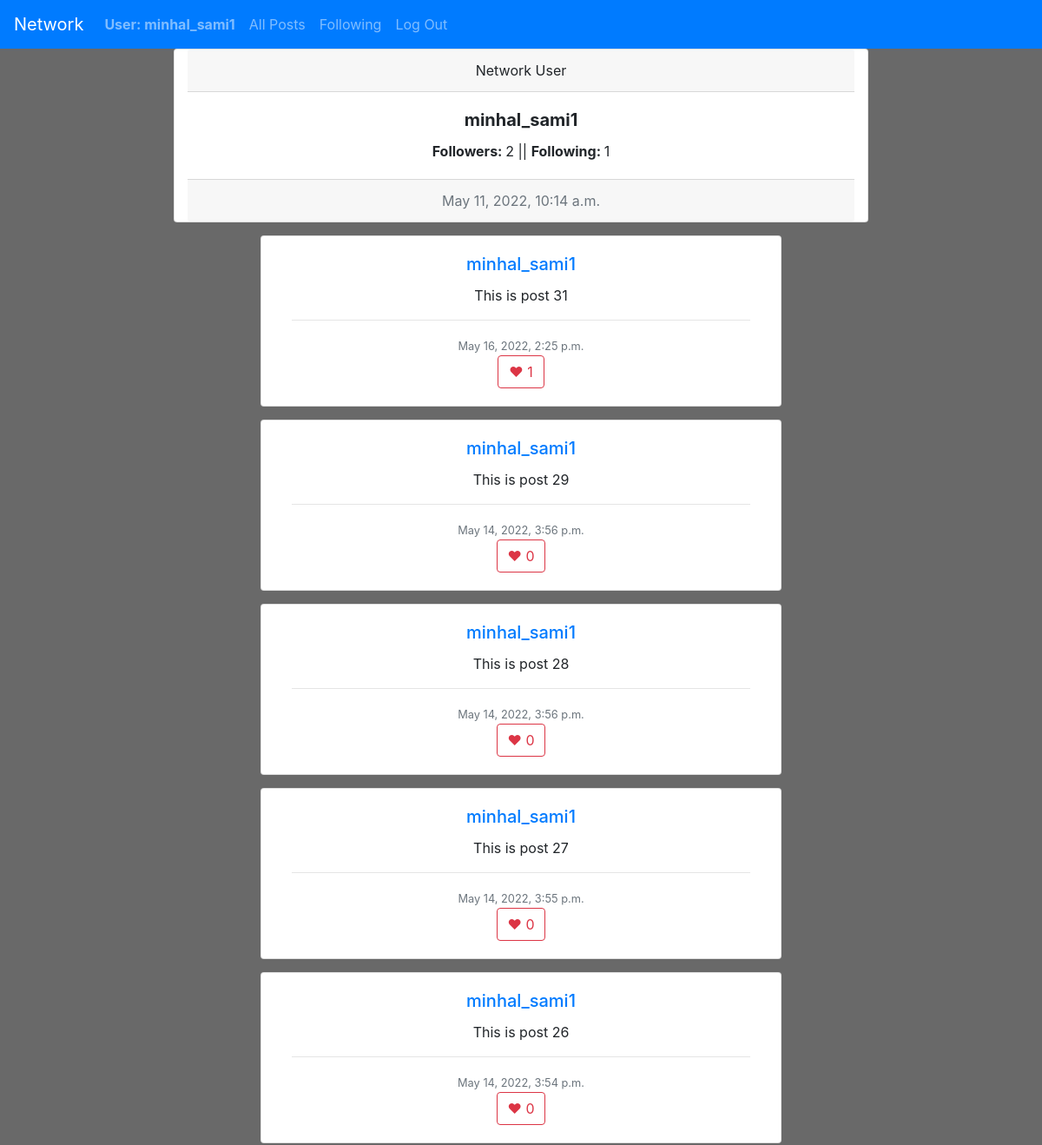
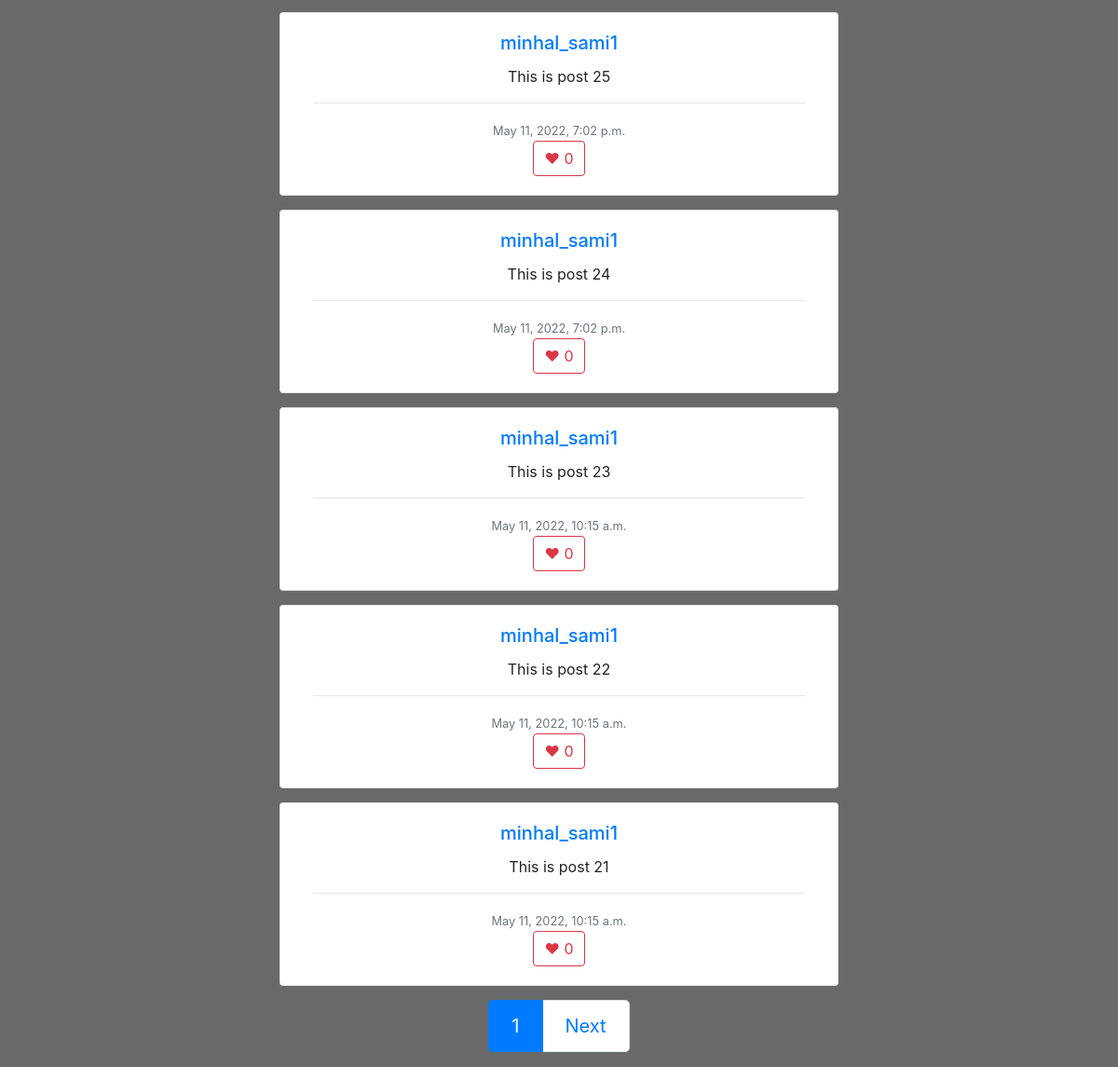
/profile/1 (signed in), run on the app's committed database (2 pictures, top to bottom).
### network/models.py (models this page shows, shortened)
class User(AbstractUser):
    pass

class Post(models.Model):
    data = models.CharField(max_length=300)
    date = models.DateTimeField(auto_now_add=True)
    owner = models.ForeignKey(
        User, on_delete=models.CASCADE, related_name="owner", null=True)
    def get_likes(self):
        likes = 0
        try:
            likes = Likes.objects.filter(liketo=self.id)
            return likes
        except Likes.DoesNotExist:
            return likes

### network/views.py (the view)
# urls.py: path("profile/<int:id>", views.get_profile, name="profile"),
def get_profile(request, id):
    user = User.objects.get(id=id)
    followers = Followers.objects.filter(following=user)
    posts = Post.objects.filter(owner=user).order_by("id").reverse()
    following = Followers.objects.filter(follower=user)
    likes_posts = {}
    for post in posts:
        like = len(post.get_likes())
        likes_posts[post.id] = like
    paginator = Paginator(posts, 10)
    page = request.GET.get('page')
    page_obj = paginator.get_page(page)
    if request.user == user:
        follow_do = "SAME"
    else:
        try:
            follow_do = Followers.objects.get(
                following=user, follower=request.user)
        except Followers.DoesNotExist:
            follow_do = "NONE"
    print(page_obj)
    return render(request, "network/user.html", {
        "followers": len(followers),
        "following": len(following),
        "page_obj": page_obj,
        "id_user": user,
        "follow_do": follow_do,
        "likes_posts": likes_posts
    })

### network/templates/network/user.html (shortened to what this page needs)
{% extends "network/layout.html" %}
{% block body %}
<div class="card text-center mx-auto col-8">
  <div class="card-header">
    Network User
  </div>
  <div class="card-body">
    <h5 class="card-title"><strong>{{id_user}}</strong></h5>
    <p class="card-text"><strong>Followers: </strong>{{followers}} || <strong>Following: </strong>{{following}} </p>
  </div>
  <div class="card-footer text-muted">
    {{id_user.date_joined}}
  </div>
</div>
{% for post in  page_obj %}
<div class="card text-center col-6 mx-auto" style="margin: 15px">
  <div class="card-body">
    {% if user.is_authenticated %}
    <h5 class="card-title"><a href = "{% url 'profile' post.owner.id %}">{{post.owner}}</a></h5>
    {% else %}
    <h5 class="card-title">{{post.owner}}</h5>
    {% endif %}
    <p class="card-text">{{post.data}}</p>
    <hr>
    <small class="text-muted">{{post.date}}</small>
    <br>
    {% if user.is_authenticated %}
     {% for like in likes_posts.items %}
      {% if like.0 == post.id %}
        <button class="btn btn-outline-danger" id = "like" data-post = "{{post.id}}" data-user="{{user.id}}" data-status = "">
          ❤
          <span id="likes">{{like.1}}</span>
        </button>
    {% endif %}
    {% endfor %}
    {% endif %}
  </div>
</div>
{% endfor %}
<nav aria-label="Paginator">
  <ul class="pagination pagination-lg justify-content-center">
    <li class="page-item active" aria-current="page">
      <a class="page-link">{{page_obj.number}} <span class="sr-only">Of {{page_obj.paginator.num_pages}}</span></a>
    </li>
    {% if page_obj.has_next %}
    <li class="page-item">
      <a class="page-link" href="?page={{ page_obj.next_page_number }}">Next</a>
    </li>
    {% endif %}
  </ul>
</nav>
{% endblock %}

### network/templates/network/layout.html (shortened to what this page needs)
{% load static %}
<!DOCTYPE html>
<html lang="en">
<head>
    <link rel="stylesheet" href="https://stackpath.bootstrapcdn.com/bootstrap/4.4.1/css/bootstrap.min.css"
>
    <link href="{% static 'network/styles.css' %}" rel="stylesheet">
</head>
<body>
    <nav class="navbar navbar-expand-lg navbar-dark bg-primary">
        <a class="navbar-brand" href="#">Network</a>
        <div>
            <ul class="navbar-nav mr-auto">
                {% if user.is_authenticated %}
                <li class="nav-item">
                    <a class="nav-link" href="{% url 'profile' user.id %}" id = "user_id" data-id = "{{user.id}}"><strong>User: {{ user.username }}</strong></a>
                </li>
                {% endif %}
                <li class="nav-item">
                    <a class="nav-link" href="{% url 'index' %}">All Posts</a>
                </li>
                {% if user.is_authenticated %}
                <li class="nav-item">
                    <a class="nav-link" href="{% url 'get_follow' %}">Following</a>
                </li>
                <li class="nav-item">
                    <a class="nav-link" href="{% url 'logout' %}">Log Out</a>
                </li>
                {% endif %}
            </ul>
        </div>
    </nav>
    <div class="body">
        {% block body %}
        {% endblock %}
    </div>
</body>
</html>

### network/static/network/styles.css (style rules this page uses)
body { background-color: dimgray; }

### data on the page
User: username "minhal_sami1", date_joined "May 11, 2022, 10:14 a.m."
Post: owner "minhal_sami1", data "This is post 31", date "May 16, 2022, 2:25 p.m.", like "1"
Post: owner "minhal_sami1", data "This is post 29", date "May 14, 2022, 3:56 p.m.", like "0"
Post: owner "minhal_sami1", data "This is post 28", date "May 14, 2022, 3:56 p.m.", like "0"
Post: owner "minhal_sami1", data "This is post 27", date "May 14, 2022, 3:55 p.m.", like "0"
Post: owner "minhal_sami1", data "This is post 26", date "May 14, 2022, 3:54 p.m.", like "0"
Post: owner "minhal_sami1", data "This is post 25", date "May 11, 2022, 7:02 p.m.", like "0"
Post: owner "minhal_sami1", data "This is post 24", date "May 11, 2022, 7:02 p.m.", like "0"
Post: owner "minhal_sami1", data "This is post 23", date "May 11, 2022, 10:15 a.m.", like "0"
Post: owner "minhal_sami1", data "This is post 22", date "May 11, 2022, 10:15 a.m.", like "0"
Post: owner "minhal_sami1", data "This is post 21", date "May 11, 2022, 10:15 a.m.", like "0"

### other printed values
{{ followers }} "2"
{{ following }} "1"
{{ page_obj.number }} "1"
